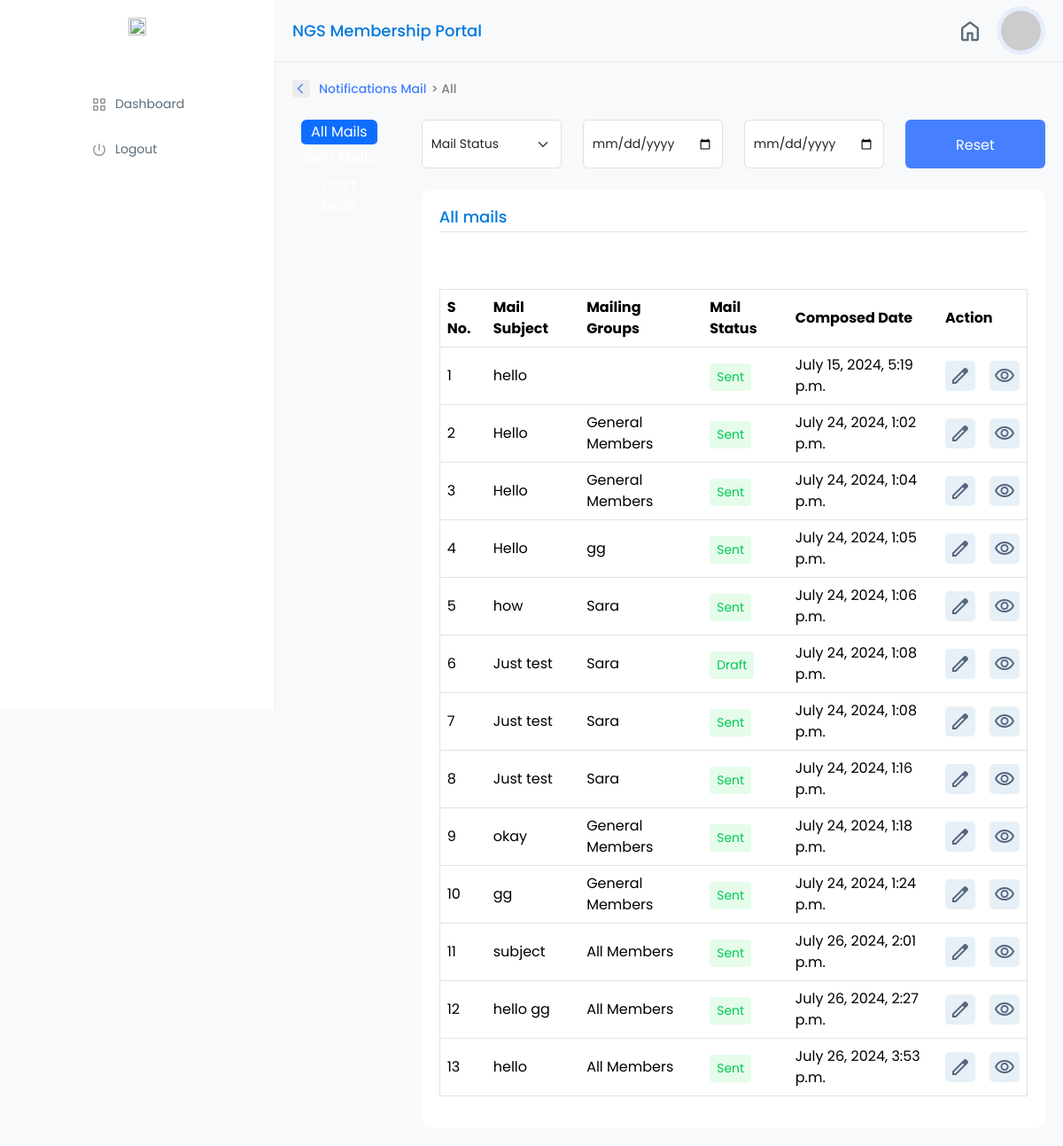
/notifications/all-notifications, run on the app's committed database.
### notification/models.py (models this page shows, shortened)
class Notifications(models.Model):
    created_at=models.DateTimeField(auto_now_add=True,null=True)
    subject = models.CharField(max_length = 100)
    description = models.CharField(max_length = 2000)
    groups = models.ManyToManyField(Groups,related_name='groups')
    status = models.BooleanField()

class Groups(models.Model):
    name = models.CharField(max_length = 100)
    description = models.CharField(max_length = 2000)
    users = models.ManyToManyField(CustomUser,related_name='notification_groups')
    created_at= models.DateTimeField(auto_now_add=True,null=True)

### notification/views.py (the view)
# urls.py: path('all-notifications',views.all_notifications,name='all_notifications'),
def all_notifications(request):
    notifications= Notifications.objects.all()
    context={
        'notifications':notifications,
    }
    return render(request,'notification/all_notifications.html',context)

### notification/templates/notification/all_notifications.html (shortened to what this page needs)
{% extends 'login_layout/layout.html' %}
{% load static %}
{% block content %}
<div class="col-md-9 my-profile-w-80 g-0">
    {% include 'management/topbar.html' %}
    <div class="main-section-container">
        <div class="row back-link">
            <a href="#" onclick="history.back()">
                <div class="icon-box"><span class="material-symbols-outlined">
                    </span>
                </div>Notifications Mail <span style="color: #808080; margin-left: 5px;"> > All</span>
            </a>
        </div>
        <div class="row mt-4">
            <div class="col-md-2">
                <div class="d-flex align-items-start">
                    <div class="nav flex-column nav-pills me-3 mail-navigation" id="v-pills-tab" role="tablist" aria-orientation="vertical">
                        <button class="nav-link active" id="v-pills-all-tab" data-bs-toggle="pill" data-bs-target="#v-pills-all" type="button" role="tab" aria-controls="v-pills-all" aria-selected="true">All Mails</button>
                        <button class="nav-link" id="v-pills-sent-tab" data-bs-toggle="pill" data-bs-target="#v-pills-sent" type="button" role="tab" aria-controls="v-pills-sent" aria-selected="false">Sent Mails</button>
                        <button class="nav-link" id="v-pills-draft-tab" data-bs-toggle="pill" data-bs-target="#v-pills-draft" type="button" role="tab" aria-controls="v-pills-draft" aria-selected="false">Draft Mails</button>
                    </div>
                </div>
            </div>
            <div class="col-md-10">
                <div class="row mb-4 filter-row filters">
                    <div class="col-md-3">
                        <select id="payment" class="form-select form-control">
                            <option value="all" selected>Mail Status</option>
                        </select>
                    </div>
                    <div class="col-md-3">
                        <input type="date" id="min" class="form-control" placeholder="Requested from">
                    </div>
                    <div class="col-md-3">
                        <input type="date" id="max" class="form-control" placeholder="Requested from">
                    </div>
                    <div class="col-md-3">
                        <button id="reset" class="submit-btn btn w-100">Reset</button>
                    </div>
                </div>
                <div class="tab-content" id="v-pills-tabContent">
                    <div class="tab-pane fade show active" id="v-pills-all" role="tabpanel" aria-labelledby="v-pills-all-tab" tabindex="0">
                        <div class="content-container">
                            <h3 class="form-title">All mails</h3>
                            <hr>
                            <table id="sampleTable" class="table hover-table" style="width:100%">
                                <thead>
                                    <tr>
                                        <th>S No.</th>
                                        <th>Mail Subject</th>
                                        <th>Mailing Groups</th>
                                        <th>Mail Status</th>
                                        <th>Composed Date</th>
                                        <th>Action</th>
                                    </tr>
                                </thead>
                                <tbody>
                                    {% for notification in notifications %}
                                    <tr>
                                        <td>{{ forloop.counter }}</td>
                                        <td>{{ notification.subject }}</td>
                                        <td>{% for group in notification.groups.all %}
                                            {{ group.name }}
                                            {% endfor %}
                                        </td>
                                        <td><div class="verified">{% if notification.status == True %}Sent{% else %}Draft{% endif %}</div></td>
                                        <td>{{ notification.created_at }}</td>
                                        <td>
                                            <div class="d-flex kit-action-com">
                                                <div class="action-btn-pen">
                                                    <a href="{% url 'notification:edit_notification' id=notification.id %}"><span class="material-symbols-outlined">
                                                        </span>
                                                    </a>
                                                </div>
                                                <div class="action-btn-view">
                                                    <a href="{% url 'notification:view_notification' id=notification.id %}">
                                                        <span class="material-symbols-outlined">visibility</span>
                                                    </a>
                                                </div>
                                            </div>
                                        </td>
                                    </tr>
                                    {% endfor %}
                                </tbody>
                            </table>
                        </div>
                    </div>
                </div>
            </div>
        </div>
    </div>
</div>
{% endblock %}

### static/css/style.css (style rules this page uses)
body { font-family: Poppins; background: #f8f9fa; overflow-x: hidden; }
a { text-decoration: none; color: unset; }
.back-link { display: flex; align-items: center; }
.back-link a { font-size: 14px; font-weight: 500; color: #4680ff; display: flex; text-decoration: none; }
.back-link a .icon-box { height: 14px; width: 14px; background: #ececec; display: flex; justify-content: center; align-items: center; padding: 10px; border-radius: 4px; margin-right: 10px; }
.back-link a .icon-box span { font-size: 14px; padding-left: 5px; }
.form-control,.select2 .selection .select2-selection { padding: 16px 10px; font-size: 14px; }
.submit-btn { padding: 16px 10px; height: 55px; background: #4680ff; color: #ffffff; }
@media (min-width: 768px) { .my-profile-w-80 { flex: 0 0 auto; width: calc(100vw - 290px) !important; padding: 0 0 0 20px!important; margin-left: 290px; } }
.main-section-container { padding: 20px; }
.form-title { font-size: 18px; margin-bottom: 0; padding-bottom: 0; font-weight: 500; color: #007ade; }
hr { margin: 5px 0 30px 0; color: inherit; border: 0; border-top: 0.1px solid rgba(0, 0, 0, 0.4); opacity: .25; }
.table>thead { vertical-align: middle; }
tr { border: 0.8px solid #e2e2e2; }
#sampleTable { margin-top: 4rem }
.content-container { background-color: #fff !important; padding: 20px; border-radius: 12px; }
td { vertical-align: middle; }
.kit-action-com { justify-content: left; gap: 1rem; }
.kit-action-com div a { height: 24px!important; width: 24px!important; }
.action-btn-view a { color: unset; }
.kit-action-com .action-btn-view { background: 0 0; font-size: 14px!important; width: 34px; height: 34px!important; font-weight: 400; font-family: Poppins; color: #58667e; background-color: #e7f0f7; border-radius: 5px; padding: 5px; display: flex; align-items: center; }
.kit-action-com .action-btn-pen { border-radius: 5px; font-family: Poppins; font-size: 14px!important; width: 34px; height: 34px!important; font-weight: 400; border: transparent; height: 100%; padding: 5px; font-size: 1.25rem; background-color: #e7f0f7; }
.kit-action-com .action-btn-pen span { color: #58667e; }
.pending, .processing, .verified, .rejected, .recheck { padding: 6px 8px; border-radius: 4px; text-align: center; width: max-content; line-height: 1.4; margin-top: 4px; }
.verified { font-size: 14px; color: rgb(0, 200, 83); background: rgba(185, 246, 202, 0.376); }
.nav-link { color: #ffffff; box-sizing: border-box!important; font-size: 16px; transition: 0.5s all ease-in-out; margin: 0 10px; padding: 2px; font-weight: 400; border-bottom: 2px solid rgba(255,255,255,0); }
.nav-link.active, .nav-link:hover { color: #ffffff!important; border-bottom: 2px solid #ffffff; }

### data on the page
Notifications: subject "hello", status "Sent", created_at "July 15, 2024, 5:19 p.m."
Notifications: subject "Hello", status "Sent", created_at "July 24, 2024, 1:02 p.m."
Groups: name "General Members"
Notifications: subject "Hello", status "Sent", created_at "July 24, 2024, 1:04 p.m."
Notifications: subject "Hello", status "Sent", created_at "July 24, 2024, 1:05 p.m."
Groups: name "gg"
Notifications: subject "how", status "Sent", created_at "July 24, 2024, 1:06 p.m."
Groups: name "Sara"
Notifications: subject "Just test", status "Draft", created_at "July 24, 2024, 1:08 p.m."
Notifications: subject "Just test", status "Sent", created_at "July 24, 2024, 1:08 p.m."
Notifications: subject "Just test", status "Sent", created_at "July 24, 2024, 1:16 p.m."
Notifications: subject "okay", status "Sent", created_at "July 24, 2024, 1:18 p.m."
Notifications: subject "gg", status "Sent", created_at "July 24, 2024, 1:24 p.m."
Notifications: subject "subject", status "Sent", created_at "July 26, 2024, 2:01 p.m."
Groups: name "All Members"
Notifications: subject "hello gg", status "Sent", created_at "July 26, 2024, 2:27 p.m."
Notifications: subject "hello", status "Sent", created_at "July 26, 2024, 3:53 p.m."
